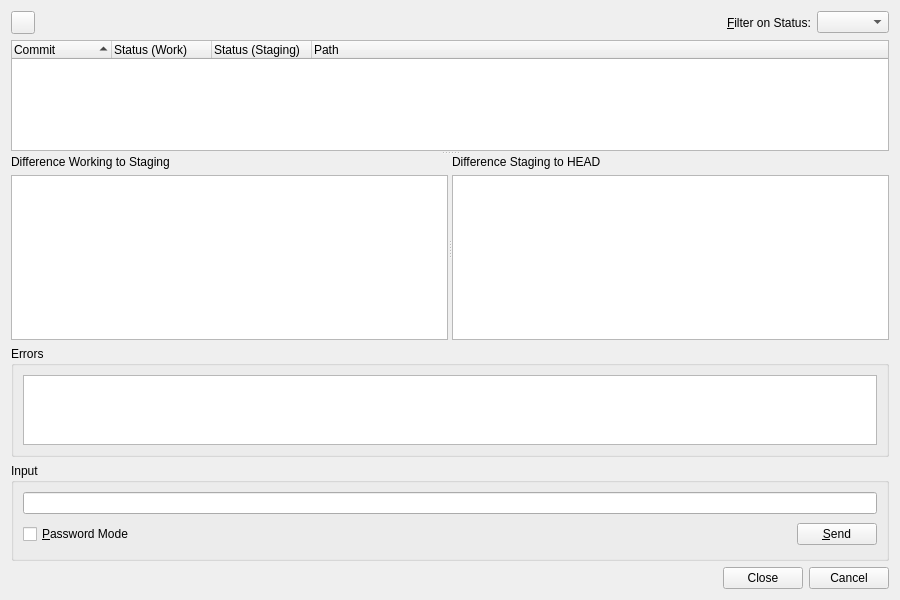
<?xml version="1.0" encoding="UTF-8"?>
<ui version="4.0">
 <class>GitStatusDialog</class>
 <widget class="QWidget" name="GitStatusDialog">
  <property name="geometry">
   <rect>
    <x>0</x>
    <y>0</y>
    <width>900</width>
    <height>600</height>
   </rect>
  </property>
  <property name="windowTitle">
   <string>Git Status</string>
  </property>
  <property name="whatsThis">
   <string>&lt;b&gt;Git Status&lt;/b&gt;
&lt;p&gt;This dialog shows the status of the selected file or project.&lt;/p&gt;</string>
  </property>
  <layout class="QVBoxLayout" name="verticalLayout">
   <item>
    <layout class="QHBoxLayout" name="horizontalLayout_2">
     <item>
      <widget class="QToolButton" name="actionsButton">
       <property name="toolTip">
        <string>Select action from menu</string>
       </property>
       <property name="popupMode">
        <enum>QToolButton::InstantPopup</enum>
       </property>
      </widget>
     </item>
     <item>
      <spacer name="horizontalSpacer_2">
       <property name="orientation">
        <enum>Qt::Horizontal</enum>
       </property>
       <property name="sizeHint" stdset="0">
        <size>
         <width>40</width>
         <height>20</height>
        </size>
       </property>
      </spacer>
     </item>
     <item>
      <widget class="QLabel" name="label">
       <property name="text">
        <string>&amp;Filter on Status:</string>
       </property>
       <property name="buddy">
        <cstring>statusFilterCombo</cstring>
       </property>
      </widget>
     </item>
     <item>
      <widget class="QComboBox" name="statusFilterCombo">
       <property name="toolTip">
        <string>Select the status of entries to be shown</string>
       </property>
       <property name="sizeAdjustPolicy">
        <enum>QComboBox::AdjustToContents</enum>
       </property>
      </widget>
     </item>
    </layout>
   </item>
   <item>
    <widget class="QSplitter" name="vDiffSplitter">
     <property name="sizePolicy">
      <sizepolicy hsizetype="Preferred" vsizetype="Expanding">
       <horstretch>0</horstretch>
       <verstretch>5</verstretch>
      </sizepolicy>
     </property>
     <property name="orientation">
      <enum>Qt::Vertical</enum>
     </property>
     <widget class="QTreeWidget" name="statusList">
      <property name="sizePolicy">
       <sizepolicy hsizetype="Expanding" vsizetype="Expanding">
        <horstretch>0</horstretch>
        <verstretch>2</verstretch>
       </sizepolicy>
      </property>
      <property name="alternatingRowColors">
       <bool>true</bool>
      </property>
      <property name="selectionMode">
       <enum>QAbstractItemView::ExtendedSelection</enum>
      </property>
      <property name="rootIsDecorated">
       <bool>false</bool>
      </property>
      <property name="sortingEnabled">
       <bool>true</bool>
      </property>
      <column>
       <property name="text">
        <string>Commit</string>
       </property>
      </column>
      <column>
       <property name="text">
        <string>Status (Work)</string>
       </property>
      </column>
      <column>
       <property name="text">
        <string>Status (Staging)</string>
       </property>
      </column>
      <column>
       <property name="text">
        <string>Path</string>
       </property>
      </column>
     </widget>
     <widget class="QSplitter" name="hDiffSplitter">
      <property name="sizePolicy">
       <sizepolicy hsizetype="Expanding" vsizetype="Expanding">
        <horstretch>0</horstretch>
        <verstretch>3</verstretch>
       </sizepolicy>
      </property>
      <property name="orientation">
       <enum>Qt::Horizontal</enum>
      </property>
      <property name="childrenCollapsible">
       <bool>false</bool>
      </property>
      <widget class="QWidget" name="lDiffWidget" native="true">
       <property name="sizePolicy">
        <sizepolicy hsizetype="Expanding" vsizetype="Expanding">
         <horstretch>0</horstretch>
         <verstretch>3</verstretch>
        </sizepolicy>
       </property>
       <layout class="QVBoxLayout" name="verticalLayout_4">
        <property name="leftMargin">
         <number>0</number>
        </property>
        <property name="topMargin">
         <number>0</number>
        </property>
        <property name="rightMargin">
         <number>0</number>
        </property>
        <property name="bottomMargin">
         <number>0</number>
        </property>
        <item>
         <widget class="QLabel" name="label_2">
          <property name="text">
           <string>Difference Working to Staging</string>
          </property>
         </widget>
        </item>
        <item>
         <widget class="QTextEdit" name="lDiffEdit">
          <property name="sizePolicy">
           <sizepolicy hsizetype="Expanding" vsizetype="Expanding">
            <horstretch>0</horstretch>
            <verstretch>0</verstretch>
           </sizepolicy>
          </property>
          <property name="contextMenuPolicy">
           <enum>Qt::CustomContextMenu</enum>
          </property>
          <property name="tabChangesFocus">
           <bool>true</bool>
          </property>
          <property name="lineWrapMode">
           <enum>QTextEdit::NoWrap</enum>
          </property>
          <property name="readOnly">
           <bool>true</bool>
          </property>
          <property name="acceptRichText">
           <bool>false</bool>
          </property>
         </widget>
        </item>
       </layout>
      </widget>
      <widget class="QWidget" name="rDiffWidget" native="true">
       <property name="sizePolicy">
        <sizepolicy hsizetype="Expanding" vsizetype="Expanding">
         <horstretch>0</horstretch>
         <verstretch>3</verstretch>
        </sizepolicy>
       </property>
       <layout class="QVBoxLayout" name="verticalLayout_2">
        <property name="leftMargin">
         <number>0</number>
        </property>
        <property name="topMargin">
         <number>0</number>
        </property>
        <property name="rightMargin">
         <number>0</number>
        </property>
        <property name="bottomMargin">
         <number>0</number>
        </property>
        <item>
         <widget class="QLabel" name="label_3">
          <property name="text">
           <string>Difference Staging to HEAD</string>
          </property>
         </widget>
        </item>
        <item>
         <widget class="QTextEdit" name="rDiffEdit">
          <property name="sizePolicy">
           <sizepolicy hsizetype="Expanding" vsizetype="Expanding">
            <horstretch>0</horstretch>
            <verstretch>0</verstretch>
           </sizepolicy>
          </property>
          <property name="contextMenuPolicy">
           <enum>Qt::CustomContextMenu</enum>
          </property>
          <property name="tabChangesFocus">
           <bool>true</bool>
          </property>
          <property name="lineWrapMode">
           <enum>QTextEdit::NoWrap</enum>
          </property>
          <property name="readOnly">
           <bool>true</bool>
          </property>
          <property name="acceptRichText">
           <bool>false</bool>
          </property>
         </widget>
        </item>
       </layout>
      </widget>
     </widget>
    </widget>
   </item>
   <item>
    <widget class="QGroupBox" name="errorGroup">
     <property name="sizePolicy">
      <sizepolicy hsizetype="Preferred" vsizetype="Expanding">
       <horstretch>0</horstretch>
       <verstretch>1</verstretch>
      </sizepolicy>
     </property>
     <property name="title">
      <string>Errors</string>
     </property>
     <layout class="QVBoxLayout">
      <item>
       <widget class="QTextEdit" name="errors">
        <property name="readOnly">
         <bool>true</bool>
        </property>
        <property name="acceptRichText">
         <bool>false</bool>
        </property>
       </widget>
      </item>
     </layout>
    </widget>
   </item>
   <item>
    <widget class="QGroupBox" name="inputGroup">
     <property name="title">
      <string>Input</string>
     </property>
     <layout class="QGridLayout">
      <item row="1" column="1">
       <spacer>
        <property name="orientation">
         <enum>Qt::Horizontal</enum>
        </property>
        <property name="sizeType">
         <enum>QSizePolicy::Expanding</enum>
        </property>
        <property name="sizeHint" stdset="0">
         <size>
          <width>327</width>
          <height>29</height>
         </size>
        </property>
       </spacer>
      </item>
      <item row="1" column="2">
       <widget class="QPushButton" name="sendButton">
        <property name="toolTip">
         <string>Press to send the input to the git process</string>
        </property>
        <property name="text">
         <string>&amp;Send</string>
        </property>
        <property name="shortcut">
         <string>Alt+S</string>
        </property>
       </widget>
      </item>
      <item row="0" column="0" colspan="3">
       <widget class="QLineEdit" name="input">
        <property name="toolTip">
         <string>Enter data to be sent to the git process</string>
        </property>
       </widget>
      </item>
      <item row="1" column="0">
       <widget class="QCheckBox" name="passwordCheckBox">
        <property name="toolTip">
         <string>Select to switch the input field to password mode</string>
        </property>
        <property name="text">
         <string>&amp;Password Mode</string>
        </property>
        <property name="shortcut">
         <string>Alt+P</string>
        </property>
       </widget>
      </item>
     </layout>
    </widget>
   </item>
   <item>
    <widget class="QDialogButtonBox" name="buttonBox">
     <property name="orientation">
      <enum>Qt::Horizontal</enum>
     </property>
     <property name="standardButtons">
      <set>QDialogButtonBox::Cancel|QDialogButtonBox::Close</set>
     </property>
    </widget>
   </item>
  </layout>
 </widget>
 <pixmapfunction>qPixmapFromMimeSource</pixmapfunction>
 <tabstops>
  <tabstop>actionsButton</tabstop>
  <tabstop>statusFilterCombo</tabstop>
  <tabstop>statusList</tabstop>
  <tabstop>lDiffEdit</tabstop>
  <tabstop>rDiffEdit</tabstop>
  <tabstop>errors</tabstop>
  <tabstop>input</tabstop>
  <tabstop>passwordCheckBox</tabstop>
  <tabstop>sendButton</tabstop>
 </tabstops>
 <resources/>
 <connections/>
</ui>
